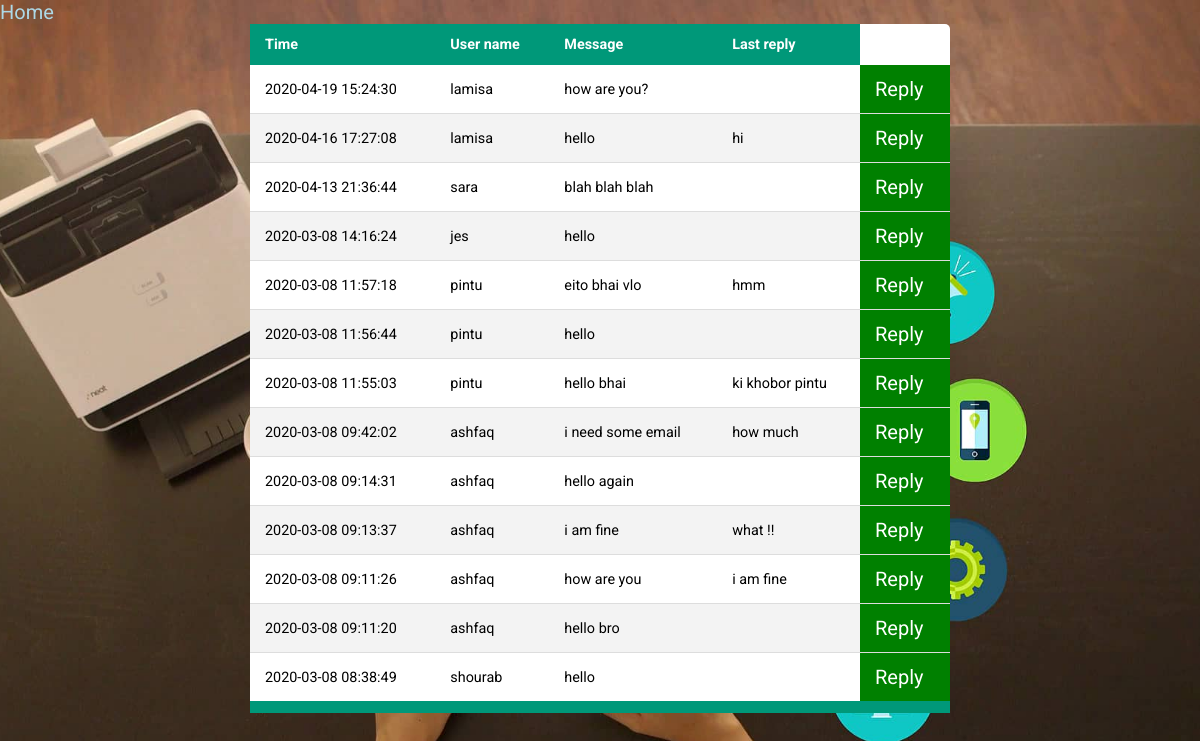
The app's page /admininbox.php with its own data.
### tables this page shows
CREATE TABLE `userinbox` (
  `id` int(11) NOT NULL,
  `username` varchar(255) NOT NULL,
  `message` varchar(255) NOT NULL,
  `messagereply` varchar(255) NOT NULL,
  `time` timestamp NOT NULL DEFAULT CURRENT_TIMESTAMP
);

### admininbox.php (the view, shortened to what this page needs)
<?php
include 'connection.php';
$result = mysqli_query($conn, "SELECT * FROM userinbox ORDER BY time DESC");
?>
<!DOCTYPE html>
<html lang="en">
<head>
	<link rel="stylesheet" type="text/css" href="style.css">
</head>
<body>
   <a href="admininfo.php">Home</a>
    <table  class="content-table">
<thead>
        <tr>
            <td>Time</td>
            <td>User name</td>
            <td>Message</td>
			<td>Last reply</td>
        </tr>
	</thead>
        <?php
        while ($res = mysqli_fetch_array($result)) {
            echo "<tr>";
            echo "<td bgcolor=''>" . $res['time'] . "</td>";
            echo "<td bgcolor=''>" . $res['username'] . "</td>";
            echo "<td bgcolor=''>" . $res['message'] . "</td>";
			echo "<td bgcolor=''>" . $res['messagereply'] . "</td>";
            echo "<td bgcolor='green'><a href=\"adminreply.php?id=$res[id]\"><font color='white'>Reply</a>";
        }
        ?>
    </table>
</body>
</html>

### style.css (style rules this page uses)
* { padding: 0; margin: 0; list-style: none; text-decoration: none; }
body { font-family: 'Roboto', sans-serif; margin: 0; padding: 0; background-image: url(admin.png); background-size: cover; background-position: center; background-repeat: no-repeat; background-attachment: fixed; }

### admininbox.php (style rules this page uses)
.content-table { border-collapse: collapse; margin: auto; font-size: 0.9em; min-width: 700px; border-radius: 5px 5px 0 0; background-color:white; }
.content-table thead tr { background-color: #009879; color: #ffffff; text-align: left; font-weight: bold; }
.content-table th, .content-table td { padding: 12px 15px; }
.content-table tbody tr:nth-of-type(even) { background-color: #f3f3f3; }
.content-table tbody tr { border-bottom: 1px solid #dddddd; }
.content-table tbody tr:last-of-type { border-bottom: 12px solid #009879; }
a { text-decoration: none; color:white; font-size:20px; }

### records on screen
userinbox: time "2020-04-19 15:24:30", username "lamisa", message "how are you?"
userinbox: time "2020-04-16 17:27:08", username "lamisa", message "hello", messagereply "hi"
userinbox: time "2020-04-13 21:36:44", username "sara", message "blah blah blah"
userinbox: time "2020-03-08 14:16:24", username "jes", message "hello"
userinbox: time "2020-03-08 11:57:18", username "pintu", message "eito bhai vlo", messagereply "hmm"
userinbox: time "2020-03-08 11:56:44", username "pintu", message "hello"
userinbox: time "2020-03-08 11:55:03", username "pintu", message "hello bhai", messagereply "ki khobor pintu"
userinbox: time "2020-03-08 09:42:02", username "ashfaq", message "i need some email", messagereply "how much"
userinbox: time "2020-03-08 09:14:31", username "ashfaq", message "hello again"
userinbox: time "2020-03-08 09:13:37", username "ashfaq", message "i am fine", messagereply "what !!"
userinbox: time "2020-03-08 09:11:26", username "ashfaq", message "how are you", messagereply "i am fine"
userinbox: time "2020-03-08 09:11:20", username "ashfaq", message "hello bro"
userinbox: time "2020-03-08 08:38:49", username "shourab", message "hello"
